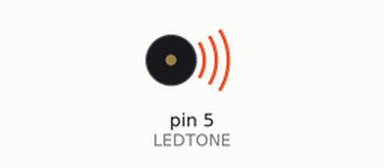
Recording of a sketch running on a simulated Arduino Uno, built with avr-gcc and run on an emulated ATmega328P. Shown: buzzer (waves = sounding).

Above: at 0.5 s.
Timing chart, 0 to 6.9 s (numbered marks = the images above):
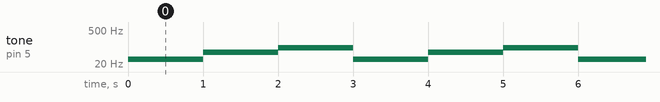

The sketch:

LDTONE.ino
```cpp
//Prueba en Arduino UNO/Nano
//Generación de tonos

#define LEDTONE 5

void setup() {
  pinMode(LEDTONE,OUTPUT);digitalWrite(LEDTONE,LOW);
}

void loop() {
  tone(LEDTONE,31);//Enviar a pin 5 una señal a 31 Hz (mínimo posible)
  delay(1000);noTone(LEDTONE);//Detener la generación de la señal
  tone(LEDTONE,62);//Enviar a pin 5 una señal a 62 Hz
  delay(1000);noTone(LEDTONE);//Detener la generación de la señal
  tone(LEDTONE,93);//Enviar a pin 5 una señal a 93 Hz
  delay(1000);noTone(LEDTONE);//Detener la generación de la señal
  //Nota: no se pueden enviar tonos simultáneos.
}
```

Measured:
- by itself, tone on pin 5 (LEDTONE): repeats every 3.0 s: 62 Hz 1.0 s, 93 Hz 1.0 s, 31 Hz 1.0 s
